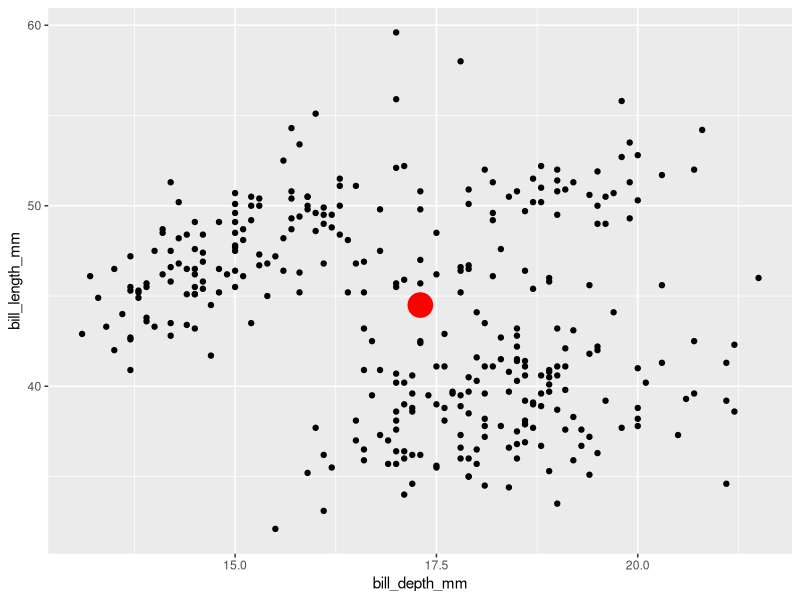
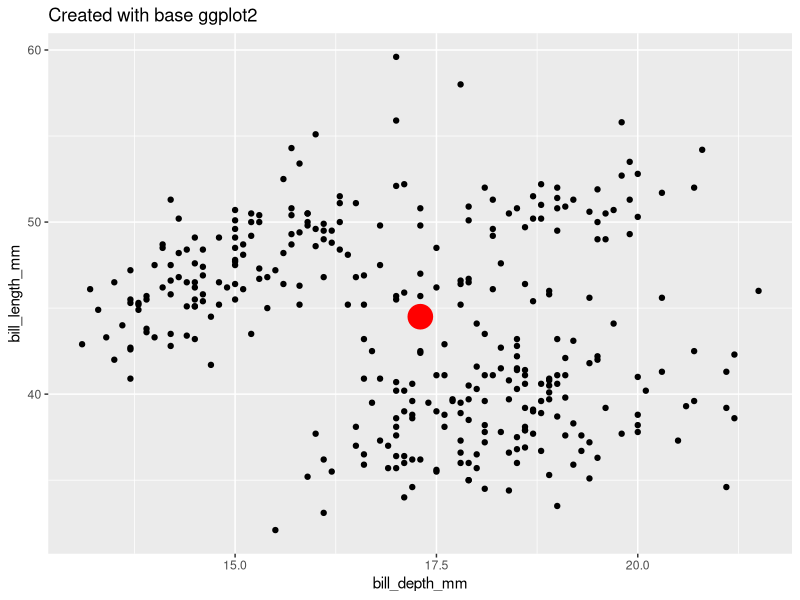
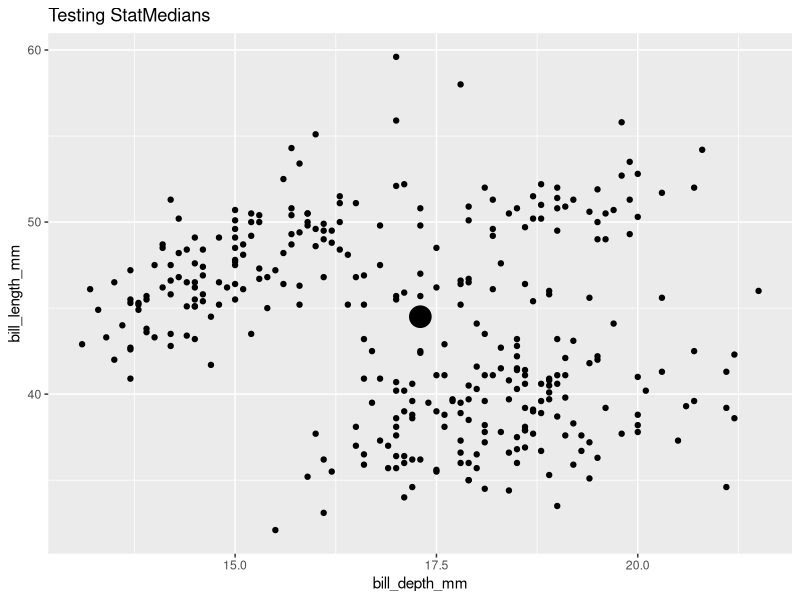
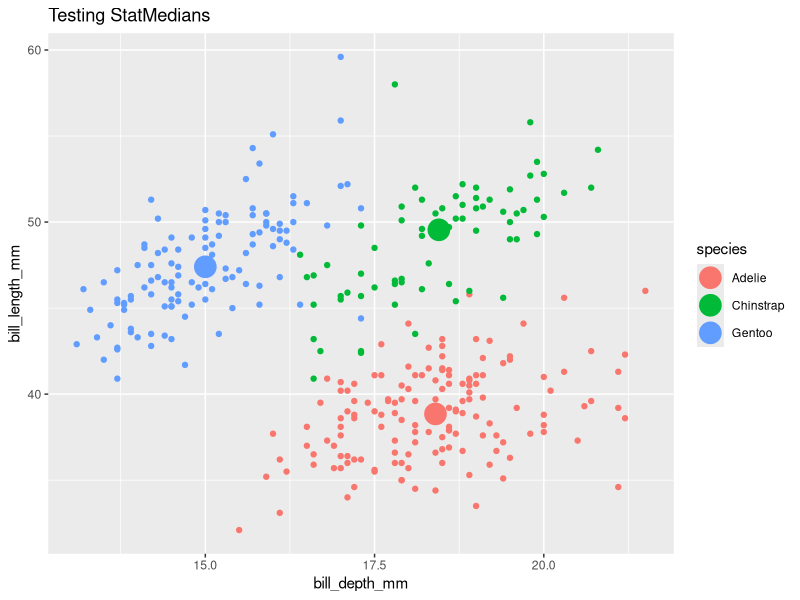
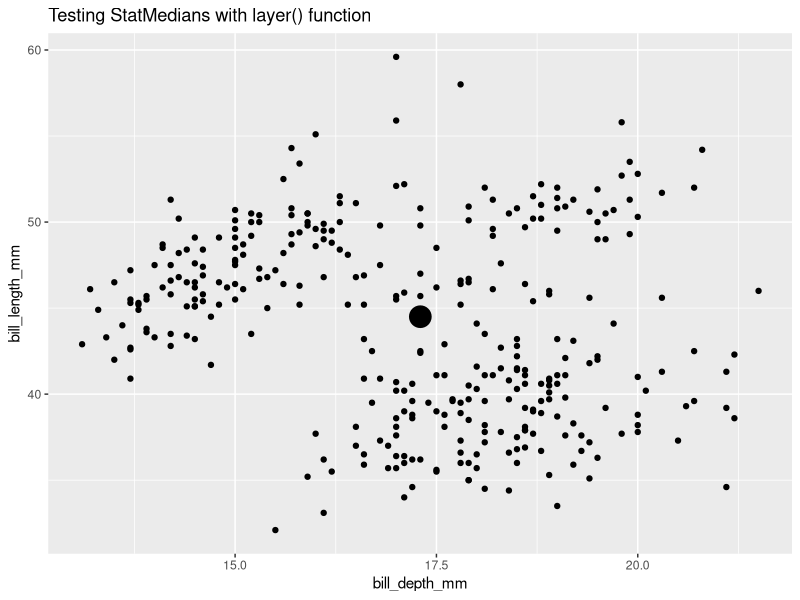
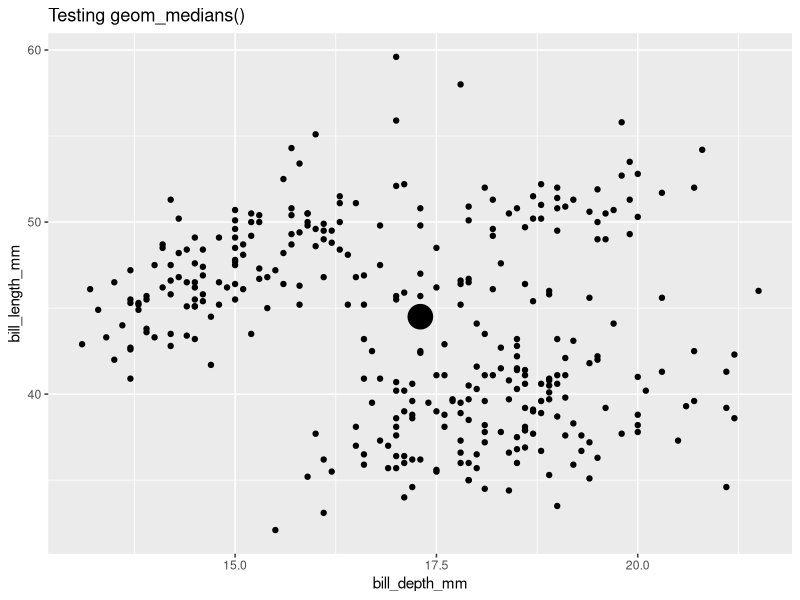
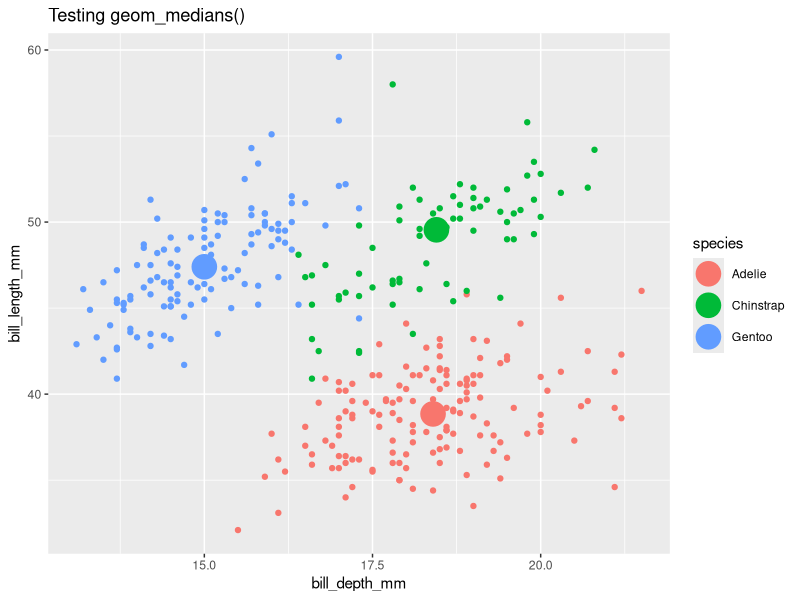
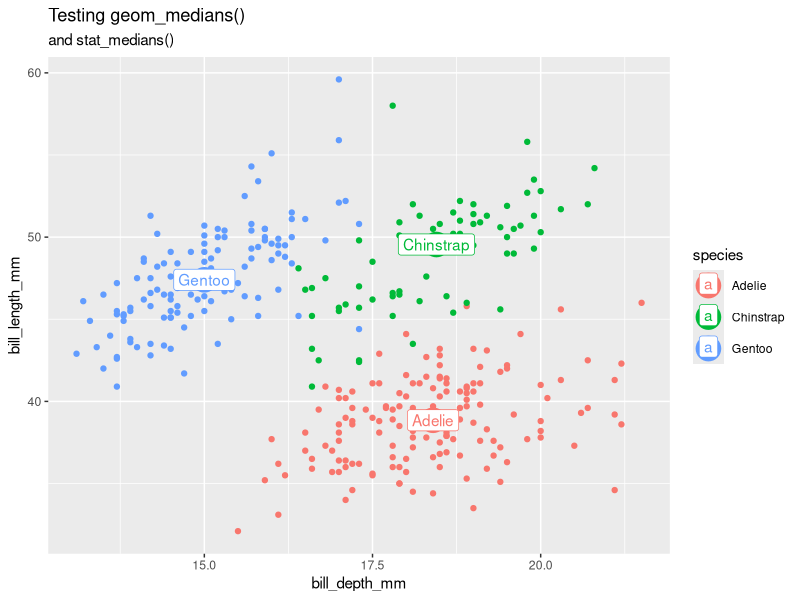

Write R code to recreate these figures, in order.
## ---- chunk 1
library(tidyverse)
library(palmerpenguins)
penguins_clean <- remove_missing(penguins) 

penguins_medians <- penguins_clean |> 
  summarize(bill_length_mm_median = median(bill_length_mm),
            bill_depth_mm_median = median(bill_depth_mm))

# Plot.
penguins_clean |> 
  ggplot() + 
  aes(x = bill_depth_mm, y = bill_length_mm) + 
  geom_point() + 
  geom_point(data = penguins_medians,
             aes(x = bill_depth_mm_median,
                 y = bill_length_mm_median),
             size = 8, color = "red")
## ---- chunk 2
#| label: setup
#| include: false 
knitr::opts_chunk$set(echo = TRUE, message = F, warning = F)
## ---- chunk 3
library(tidyverse)
library(palmerpenguins)
penguins_clean <- remove_missing(penguins) 
glimpse(penguins_clean)
## ---- chunk 4
#| label: penguins
# Compute.
penguins_medians <- penguins_clean |> 
  summarize(bill_length_mm_median = median(bill_length_mm),
            bill_depth_mm_median = median(bill_depth_mm))

# Plot.
penguins_clean |> 
  ggplot() + 
  aes(x = bill_depth_mm, y = bill_length_mm) + 
  geom_point() + 
  geom_point(data = penguins_medians,
             aes(x = bill_depth_mm_median,
                 y = bill_length_mm_median),
             size = 8, color = "red") + 
  labs(title = "Created with base ggplot2")
## ---- chunk 5
layer_data(plot = last_plot(), 
           i = 2) # layer 2, the computed means, is of interest
## ---- chunk 6
#| label: compute_group_medians

# Define compute.
compute_group_medians <- function(data, scales){ 
  data |> 
    summarize(x = median(x),
              y = median(y))
}
## ---- chunk 7
# Test compute. 
penguins_clean |>
  select(x = bill_depth_mm,  
         y = bill_length_mm) |>  
  compute_group_medians()
## ---- chunk 8
#| label: StatMedians
StatMedians <- 
  ggplot2::ggproto(`_class` = "StatMedians",              # <1>
                   `_inherit` = ggplot2::Stat,            # <2>
                   compute_group = compute_group_medians, # <3>
                   required_aes = c("x", "y"))            # <4>
## ---- chunk 9
penguins_clean |> 
  ggplot() + 
  aes(x = bill_depth_mm,
      y = bill_length_mm) + 
  geom_point() + 
  geom_point(stat = StatMedians, size = 7) + 
  labs(title = "Testing StatMedians")
## ---- chunk 10
last_plot() + 
  aes(color = species)
## ---- chunk 11
penguins_clean |> 
  ggplot() + 
  aes(x = bill_depth_mm,
      y = bill_length_mm) + 
  geom_point() + 
  layer(geom = GeomPoint, 
        stat = StatMedians, 
        position = "identity", 
        params = list(size = 7)) + 
  labs(title = "Testing StatMedians with layer() function")
## ---- chunk 12
stat_medians <- function (mapping = NULL, data = NULL,
                          geom = "point", position = "identity",
                          ..., na.rm = FALSE, 
                          show.legend = NA, inherit.aes = TRUE) 
{
    layer(mapping = mapping, data = data, 
          geom = geom, stat = StatMedians, 
          position = position, show.legend = show.legend, 
          inherit.aes = inherit.aes, 
        params = rlang::list2(na.rm = na.rm, ...))
}


## ---- chunk 13
stat_identity
## ---- chunk 14
geom_medians <- stat_medians
## ---- chunk 15
# user-facing function
geom_index <- function(mapping = NULL, data = NULL, 
                         stat = "index", position = "identity", 
                         ..., show.legend = NA, inherit.aes = TRUE) 
{
    layer(data = data, mapping = mapping, stat = stat, 
        geom = GeomPoint, position = position, show.legend = show.legend, 
        inherit.aes = inherit.aes, params = rlang::list2(na.rm = FALSE, 
            ...))
}
## ---- chunk 16
## Test user-facing.
penguins_clean |>
  ggplot() +
  aes(x = bill_depth_mm, y = bill_length_mm) +
  geom_point() +
  geom_medians(size = 8)  + 
  labs(title = "Testing geom_medians()")
## ---- chunk 17
last_plot() + 
  aes(color = species) 
## ---- chunk 18
last_plot() + 
  stat_medians(geom = "label", aes(label = species))  + 
  labs(subtitle = "and stat_medians()")
## ---- chunk 19
library(tidyverse)

# Step 1. Define compute
compute_group_medians <- function(data, scales){
  
  data |>
    summarise(x = median(x), y = median(y))
  
}

# Step 2. Define Stat
StatMedians = ggproto(`_class` = "StatMedians",
                      `_inherit` = Stat,
                      required_aes = c("x", "y"),
                      compute_group = compute_group_medians)

# Step 3. Define user-facing functions (user friendly, geom_*() function only shown here)

## use geom_point's definition as a model to follow geom_* conventions: geom is fixed, stat is flexible
geom_medians <- function(mapping = NULL, data = NULL, 
                         stat = "medians", position = "identity", 
                         ..., show.legend = NA, inherit.aes = TRUE) 
{
    layer(data = data, mapping = mapping, stat = stat, 
        geom = GeomPoint, position = position, show.legend = show.legend, 
        inherit.aes = inherit.aes, params = rlang::list2(na.rm = FALSE, 
            ...))
}
